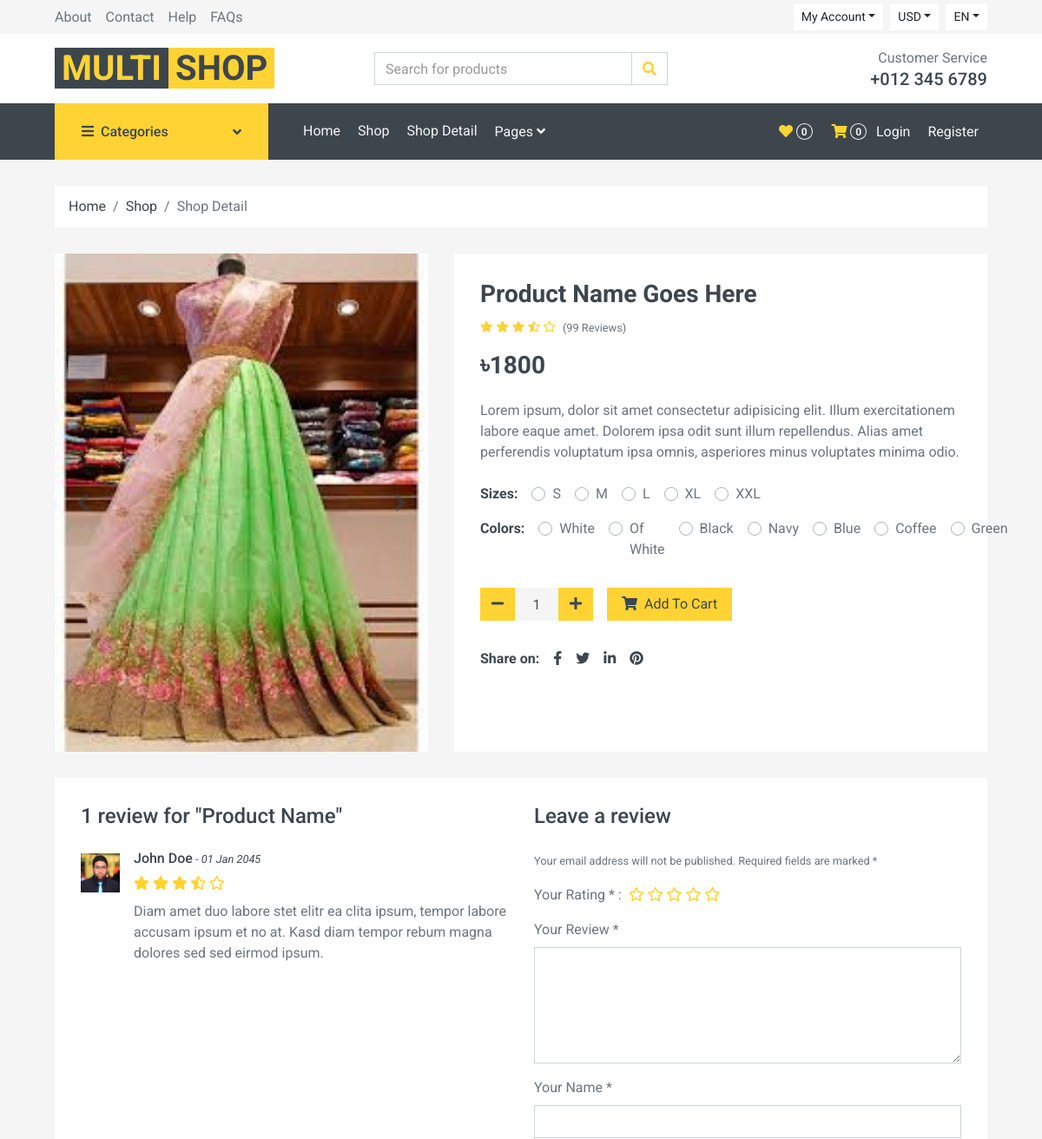
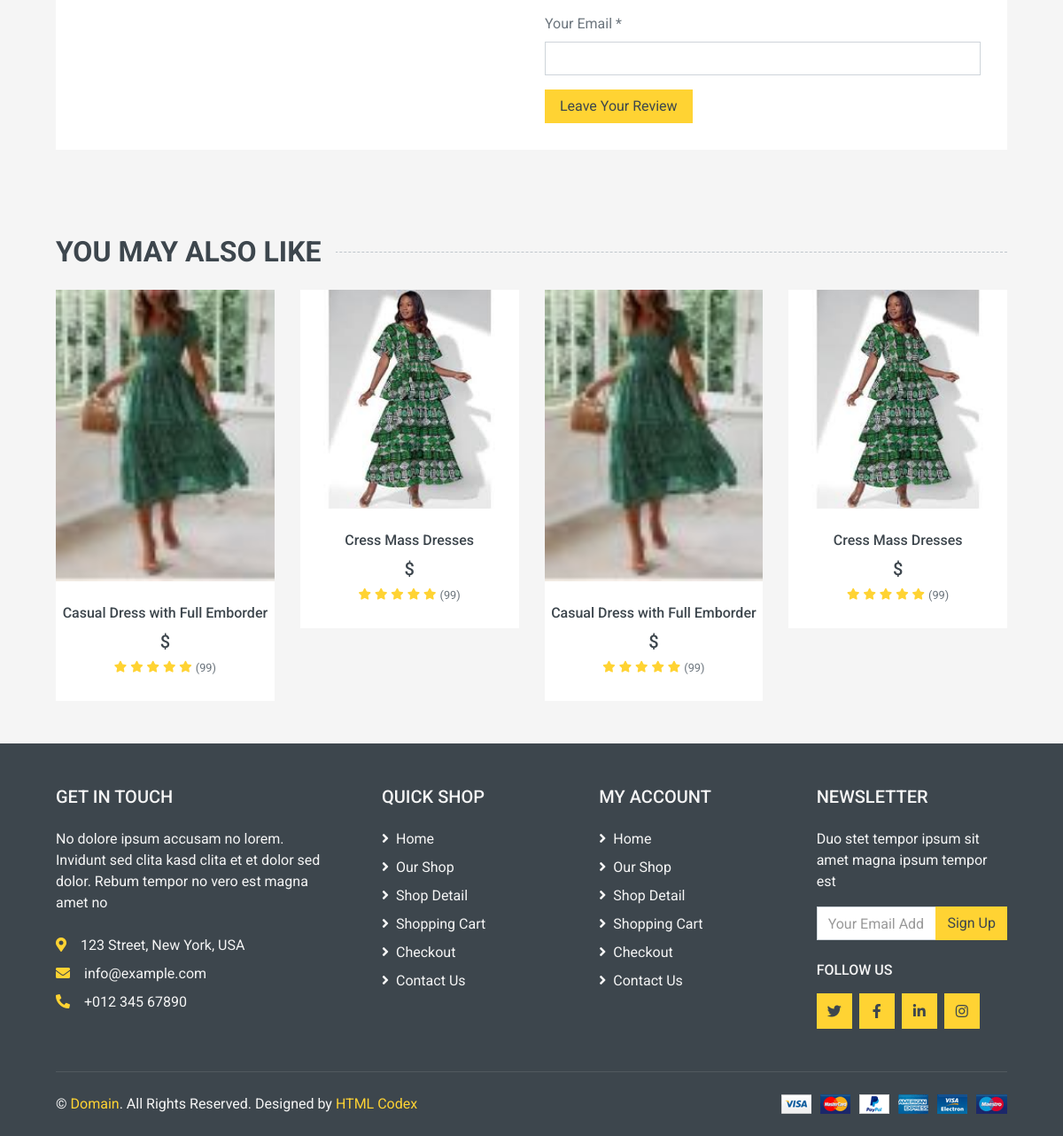
The page /detials/lehanga/ on the database its author committed (2 pictures, top to bottom).
### multishop/models.py (models this page shows, shortened)
class Product(models.Model):
    category = models.ForeignKey(Category, on_delete=models.CASCADE)
    brand = models.ForeignKey(Brand, on_delete=models.CASCADE, blank=True, null=True)
    product_type = models.CharField(max_length=50, choices=[('Featured', 'Featured'), ('Regular', 'Regular'), ('Up Comming', 'Up Comming')], default='Regular')
    name = models.CharField(max_length=200)
    slug = models.SlugField(max_length=200, unique=True, blank=True)
    size = models.ManyToManyField('Size', blank=True)
    color = models.ManyToManyField('Color', blank=True)
    description = models.TextField()
    price = models.IntegerField()
    discount_percentage = models.IntegerField(default=0)
    discount_price = models.FloatField(blank=True, null=True)
    stock = models.PositiveIntegerField()
    image = models.ImageField(upload_to='products/')
    image_back = models.ImageField(upload_to='products/', blank=True)
    image_side = models.ImageField(upload_to='products/', blank=True)
    created_at = models.DateTimeField(auto_now_add=True)
    updated_at = models.DateTimeField(auto_now=True)
    tags = models.ManyToManyField('Tag', blank=True)

class Size(models.Model):
    name = models.CharField(max_length=5)
    slug = models.SlugField(max_length=100, unique=True, blank=True)

class Color(models.Model):
    name = models.CharField(max_length=25)
    slug = models.SlugField(max_length=100, unique=True, blank=True)

### multishop/views.py (the view)
# urls.py: path('detials/<slug:slug>/', DetailsView.as_view(), name='indetail'),
class DetailsView(TemplateView):
    template_name = 'multishop/detail.html'
    def get_context_data(self, **kwargs):
        context = super().get_context_data(**kwargs)
        slug = self.kwargs.get('slug')
        item = get_object_or_404(Product, slug=slug)
        context['item'] = item
        context['details'] = Product.objects.filter(slug=slug)
        related_products = Product.objects.filter(category=item.category).exclude(id=item.id)[:6]
        context['related_products'] = related_products
        return context

### multishop/context_processors.py (called while the page is built)
def categories_processor(request):
    categories = Category.objects.all()
    return {'categories': categories}

def cart_count(request):
    if request.user.is_authenticated:
        cart = Cart.objects.filter(user=request.user).first()
        cart_count = CartItem.objects.filter(cart=cart).count() if cart else 0
    else:
        cart_count = 0
    return {'cart_count': cart_count}

### multishop/templates/multishop/detail.html (shortened to what this page needs)
{% load static %}
<!DOCTYPE html>
<html lang="en">
<head>
     {% include "multishop/css.html" %}
    </head>
    <body>
        {% include "multishop/navbar.html"%}
    <div class="container-fluid">
        <div class="row px-xl-5">
            <div class="col-12">
                <nav class="breadcrumb bg-light mb-30">
                    <a class="breadcrumb-item text-dark" href="#">Home</a>
                    <a class="breadcrumb-item text-dark" href="#">Shop</a>
                    <span class="breadcrumb-item active">Shop Detail</span>
                </nav>
            </div>
        </div>
    </div>
    <div class="container-fluid pb-5">
        {% for detail in details %}
        <div class="row px-xl-5">
            <div class="col-lg-5 mb-30">
                <div id="product-carousel" class="carousel slide" data-ride="carousel">
                    <div class="carousel-inner bg-light">
                        <div class="carousel-item active">
                            <img class="w-100 h-100" src="{{ detail.image.url }}" alt="{{ detail.name }}">
                        </div>
                    </div>
                    <a class="carousel-control-prev" href="#product-carousel" data-slide="prev">
                        <i class="fa fa-2x fa-angle-left text-dark"></i>
                    </a>
                    <a class="carousel-control-next" href="#product-carousel" data-slide="next">
                        <i class="fa fa-2x fa-angle-right text-dark"></i>
                    </a>
                </div>
            </div>
            <div class="col-lg-7 h-auto mb-30">
                <div class="h-100 bg-light p-30">
                    <h3>Product Name Goes Here</h3>
                    <div class="d-flex mb-3">
                        <div class="text-primary mr-2">
                            <small class="fas fa-star"></small>
                            <small class="fas fa-star"></small>
                            <small class="fas fa-star"></small>
                            <small class="fas fa-star-half-alt"></small>
                            <small class="far fa-star"></small>
                        </div>
                        <small class="pt-1">(99 Reviews)</small>
                    </div>
                    <h3 class="font-weight-semi-bold mb-4">
                        {% if detail.discount_price %}
                            <span class="text-muted"><del>৳{{ detail.price }}</del></span> ৳{{ detail.discount_price }}
                        {% else %}
                            ৳{{ detail.price }}
                        {% endif %}
                    </h3>
                    <p class="mb-4">{{ detail.description }}</p>
                        <div class="d-flex mb-3">
                            <strong class="text-dark mr-3">Sizes:</strong>
                            {% for size in detail.size.all %}
                    <div class="custom-control custom-radio custom-control-inline">
                        <label class="custom-control-label" for="size-{{ size.id }}">{{ size.name }}</label>
                    </div>
                    {% endfor %}
                        </div>
                        <div class="d-flex mb-4">
                            <strong class="text-dark mr-3">Colors:</strong>
                            {% for color in detail.color.all %}
                                <div class="custom-control custom-radio custom-control-inline">
                                    <label class="custom-control-label" for="color-{{ color.id }}">{{ color.name }}</label>
                                </div>
                            {% endfor %}
                        </div>
                        <div class="d-flex align-items-center mb-4 pt-2">
                            <div class="input-group quantity mr-3" style="width: 130px;">
                                <div class="input-group-btn">
                                    <button class="btn btn-primary btn-minus" type="button">
                                        <i class="fa fa-minus"></i>
                                    </button>
                                </div>
                                <input type="text" class="form-control bg-secondary border-0 text-center" name="quantity" value="1">
                                <div class="input-group-btn">
                                    <button class="btn btn-primary btn-plus" type="button">
                                        <i class="fa fa-plus"></i>
                                    </button>
                                </div>
                            </div>
                            <a href="{% url 'add_to_cart' item.id %}" class="btn btn-primary px-3">
                                <i class="fa fa-shopping-cart mr-1"></i> Add To Cart
                            </a>
                        </div>
                    <div class="d-flex pt-2">
                        <strong class="text-dark mr-2">Share on:</strong>
                        <div class="d-inline-flex">
                            <a class="text-dark px-2" href="">
                                <i class="fab fa-facebook-f"></i>
                            </a>
                            <a class="text-dark px-2" href="">
                                <i class="fab fa-twitter"></i>
                            </a>
                            <a class="text-dark px-2" href="">
                                <i class="fab fa-linkedin-in"></i>
                            </a>
                            <a class="text-dark px-2" href="">
                                <i class="fab fa-pinterest"></i>
                            </a>
                        </div>
                    </div>
                </div>
            </div>
        </div>
        {% endfor %}
        <div class="row px-xl-5">
            <div class="col">
                <div class="bg-light p-30">
                    <div class="tab-content">
                        <div class="tab-pane fade show active" id="tab-pane-3">
                            <div class="row">
                                <div class="col-md-6">
                                    <h4 class="mb-4">1 review for "Product Name"</h4>
                                    <div class="media mb-4">
                                        <img src="img/user.jpg" alt="Image" class="img-fluid mr-3 mt-1" style="width: 45px;">
                                        <div class="media-body">
                                            <h6>John Doe<small> - <i>01 Jan 2045</i></small></h6>
                                            <div class="text-primary mb-2">
                                                <i class="fas fa-star"></i>
                                                <i class="fas fa-star"></i>
                                                <i class="fas fa-star"></i>
                                                <i class="fas fa-star-half-alt"></i>
                                                <i class="far fa-star"></i>
                                            </div>
                                            <p>Diam amet duo labore stet elitr ea clita ipsum, tempor labore accusam ipsum et no at. Kasd diam tempor rebum magna dolores sed sed eirmod ipsum.</p>
                                        </div>
                                    </div>
                                </div>
                                <div class="col-md-6">
                                    <h4 class="mb-4">Leave a review</h4>
                                    <small>Your email address will not be published. Required fields are marked *</small>
                                    <div class="d-flex my-3">
                                        <p class="mb-0 mr-2">Your Rating * :</p>
                                        <div class="text-primary">
                                            <i class="far fa-star"></i>
                                            <i class="far fa-star"></i>
                                            <i class="far fa-star"></i>
                                            <i class="far fa-star"></i>
                                            <i class="far fa-star"></i>
                                        </div>
                                    </div>
                                    <form>
                                        <div class="form-group">
                                            <label for="message">Your Review *</label>
                                            <textarea id="message" cols="30" rows="5" class="form-control"></textarea>
                                        </div>
                                        <div class="form-group">
                                            <label for="name">Your Name *</label>
                                            <input type="text" class="form-control" id="name">
                                        </div>
                                        <div class="form-group">
                                            <label for="email">Your Email *</label>
                                            <input type="email" class="form-control" id="email">
                                        </div>
                                        <div class="form-group mb-0">
                                            <input type="submit" value="Leave Your Review" class="btn btn-primary px-3">
                                        </div>
                                    </form>
                                </div>
                            </div>
                        </div>
                    </div>
                </div>
            </div>
        </div>
    </div>
    <div class="container-fluid py-5">
        <h2 class="section-title position-relative text-uppercase mx-xl-5 mb-4">
            <span class="bg-secondary pr-3">You May Also Like</span>
        </h2>
        <div class="row px-xl-5">
            <div class="col">
                <div class="owl-carousel related-carousel">
                    {% for product in related_products %}
                    <div class="product-item bg-light">
                        <div class="product-img position-relative overflow-hidden">
                            <img class="img-fluid w-100" src="{{ product.image.url }}" alt="{{ product.name }}">
                            <div class="product-action">
                            </div>
                        </div>
                        <div class="text-center py-4">
                            <a class="h6 text-decoration-none text-truncate" href="{% url 'indetail' product.slug %}">{{ product.name }}</a>
                            <div class="d-flex align-items-center justify-content-center mt-2">
                                <h5>${{ product.discount_price|floatformat:2 }}</h5>
                            </div>
                            <div class="d-flex align-items-center justify-content-center mb-1">
                                <small class="fa fa-star text-primary mr-1"></small>
                                <small class="fa fa-star text-primary mr-1"></small>
                                <small class="fa fa-star text-primary mr-1"></small>
                                <small class="fa fa-star text-primary mr-1"></small>
                                <small class="fa fa-star text-primary mr-1"></small>
                                <small>(99)</small>
                            </div>
                        </div>
                    </div>
                    {% endfor %}
                </div>
            </div>
        </div>
    </div>
    {% include "multishop/footer.html" %}
</body>
</html>

### rows shown on the page
Product: image (picture), price "1800", description "Lorem ipsum, dolor sit amet consectetur adipisicing elit. Illum exercitationem labore eaque amet. Dolorem ipsa odit sunt illum repellendus. Alias amet perferendis voluptatum ipsa omnis, asperiores minus voluptates minima odio."
Size: name "S"
Size: name "M"
Size: name "L"
Size: name "XL"
Size: name "XXL"
Color: name "White"
Color: name "Of White"
Color: name "Black"
Color: name "Navy"
Color: name "Blue"
Color: name "Coffee"
Color: name "Green"
Product: image (picture), name "Casual Dress with Full Emborder"
Product: image (picture), name "Cress Mass Dresses"

### other values the page prints
{{ cart_count }} "0"
